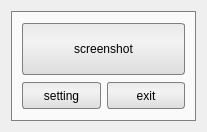
<?xml version="1.0" encoding="UTF-8"?>
<ui version="4.0">
 <class>MainWindow</class>
 <widget class="QMainWindow" name="MainWindow">
  <property name="geometry">
   <rect>
    <x>0</x>
    <y>0</y>
    <width>207</width>
    <height>132</height>
   </rect>
  </property>
  <property name="windowTitle">
   <string>MainWindow</string>
  </property>
  <property name="styleSheet">
   <string notr="true">QWidget{
	font-family : Tahoma;
	min-height : 25px;
}
QPushButton#b_screenshot{
	min-height:50px;
}
QWidget#widget{
	background-color: rgb(250, 250, 250);
	border : 1px solid gray;
}
QPushButton{
	background-color: qlineargradient(spread:pad, x1:0, y1:0, x2:0, y2:1, stop:0 rgba(232, 232, 232, 255), stop:0.329545 rgba(243, 243, 243, 255), stop:0.994318 rgba(221, 221, 221, 255));
	border-radius : 3px;
	border-color : gray;
	border-style : solid;
	border-width : 1px;
}
QPushButton:hover{
	background-color :  qlineargradient(spread:pad, x1:0, y1:0, x2:0, y2:1, stop:0 rgba(212, 212, 212, 255), stop:0.329545 rgba(223, 223, 223, 255), stop:0.994318 rgba(201, 201, 201, 255));
}
</string>
  </property>
  <widget class="QWidget" name="centralWidget">
   <layout class="QGridLayout" name="gridLayout">
    <item row="0" column="1">
     <widget class="QWidget" name="widget" native="true">
      <layout class="QGridLayout" name="gridLayout_2">
       <item row="2" column="1">
        <widget class="QPushButton" name="b_exit">
         <property name="minimumSize">
          <size>
           <width>0</width>
           <height>27</height>
          </size>
         </property>
         <property name="text">
          <string>exit</string>
         </property>
         <property name="icon">
          <iconset resource="resource.qrc">
           <normaloff>:/door_out.png</normaloff>:/door_out.png</iconset>
         </property>
        </widget>
       </item>
       <item row="2" column="0">
        <widget class="QPushButton" name="b_setting">
         <property name="minimumSize">
          <size>
           <width>0</width>
           <height>27</height>
          </size>
         </property>
         <property name="text">
          <string>setting</string>
         </property>
         <property name="icon">
          <iconset resource="resource.qrc">
           <normaloff>:/settings.png</normaloff>:/settings.png</iconset>
         </property>
        </widget>
       </item>
       <item row="0" column="0" colspan="2">
        <widget class="QPushButton" name="b_screenshot">
         <property name="minimumSize">
          <size>
           <width>0</width>
           <height>52</height>
          </size>
         </property>
         <property name="text">
          <string>screenshot</string>
         </property>
         <property name="icon">
          <iconset resource="resource.qrc">
           <normaloff>:/camera.png</normaloff>:/camera.png</iconset>
         </property>
         <property name="iconSize">
          <size>
           <width>32</width>
           <height>32</height>
          </size>
         </property>
        </widget>
       </item>
      </layout>
     </widget>
    </item>
   </layout>
  </widget>
 </widget>
 <layoutdefault spacing="6" margin="11"/>
 <resources>
  <include location="resource.qrc"/>
 </resources>
 <connections/>
</ui>
